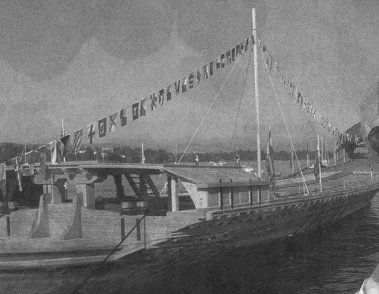
%> input picture matlab/filters/Galere.jpg, 379 x 294 px
$ octave test.m   (GNU Octave 9; MATLAB toolbox functions it lacks are replaced by stand-ins)
%> lines starting %> are read from the running program, lines starting %| are printed output that depends on the picture
### matlab/filters/doFiltering1D.m
function [ out ] = doFiltering1D( in, ms )

    in_size = size(in);
    ms_size = size(ms);
    out = zeros(in_size);

    if ms_size(1) == 1
        ms2 = floor(ms_size(2)/2);
        for i=1:in_size(1)
            for j=1+ms2:in_size(2)-ms2
                out(i,j) = in(i,j-ms2:j+ms2) * ms';
            end
        end
    else
        ms2 = floor(ms_size(1)/2);
        for i=1:in_size(2)
            for j=1+ms2:in_size(1)-ms2
                out(j,i) = in(j-ms2:j+ms2,i)' * ms;
            end
        end
    end
end

### matlab/filters/Prewitt.m
function [ out ] = Prewitt( in )

   kernel1 = [-1  0  1;
              -1  0  1;
              -1  0  1];
   kernel2 = [ 1  1  1;
               0  0  0;
              -1 -1 -1];
   [hk, vk] = get1DKernels(kernel1);
   Gx = doFiltering2D(in, hk, vk);
   [hk, vk] = get1DKernels(kernel2);
   Gy = doFiltering2D(in, hk, vk);
   out = sqrt(Gx.^2 + Gy.^2);
end

### matlab/filters/Sobel.m
function [ out ] = Sobel( in )

   kernel1 = [-1  0  1;
              -2  0  2;
              -1  0  1];
   kernel2 = [ 1  2  1;
               0  0  0;
              -1 -2 -1];
   [hk, vk] = get1DKernels(kernel1);
   Gx = doFiltering2D(in, hk, vk);
   [hk, vk] = get1DKernels(kernel2);
   Gy = doFiltering2D(in, hk, vk);
   out = sqrt(Gx.^2 + Gy.^2);
end

### matlab/filters/Gabor.m
function [ out ] = Gabor( in )
    ker = gabor_fn(2, 0.1, 0.5, 1, 5)
    out = conv2(in, ker);
end

### matlab/filters/gabor_fn.m
function gb=gabor_fn(sigma,lambda,theta,psi,gamma)
% - sigma is the variance of the Gaussian envelope
% - lambda represents the wavelength of the cosine factor
% - theta represents the orientation (in radians) of the normal to the parallel
% stripes of a Gabor function
% - psi is the phase offset
% - gamma is the spatial aspect ratio, and specifies the ellipticity of the support of the Gabor function.


if nargin<3 || isempty(theta)
  theta=0;
end
if nargin<4 || isempty(psi)
 psi = 0;
end
if nargin<5 || isempty(gamma)
 gamma = 1;
end


sigma_x = sigma;
sigma_y = sigma/gamma;

% Bounding box
nstds = 3;
xmax = max(abs(nstds*sigma_x*cos(theta)),abs(nstds*sigma_y*sin(theta)));
xmax = ceil(max(1,xmax));
ymax = max(abs(nstds*sigma_x*sin(theta)),abs(nstds*sigma_y*cos(theta)));
ymax = ceil(max(1,ymax));
xmin = -xmax; ymin = -ymax;
[x,y] = meshgrid(xmin:xmax,ymin:ymax);

% Rotation
x_theta=x*cos(theta)+y*sin(theta);
y_theta=-x*sin(theta)+y*cos(theta);

gb=exp(-.5*(x_theta.^2/sigma_x^2+y_theta.^2/sigma_y^2)).*cos(2*pi/lambda*x_theta+psi);

### matlab/filters/doFiltering2D.m
function [ out ] = doFiltering2D(in, ms_h, ms_v)

    out = doFiltering1D(in, ms_h);
    out = doFiltering1D(out, ms_v);
end

### matlab/filters/get1DKernels.m
function [ h_ker, v_ker ] = get1DKernels( in_ker )
    [L,U] = lu(in_ker);
    h_ker = U(1,:);
    v_ker = L(:,1);
end

### matlab/filters/test.m
I = imread('Galere.jpg');
%> I is the input picture: size 294x379 uint8; min 33, max 238, mean 115.8
Id1 = double(I);
out = Prewitt(Id1);
figure;
imshow(uint8(out));
title('Prewitt');

I = imread('brain.jpg');
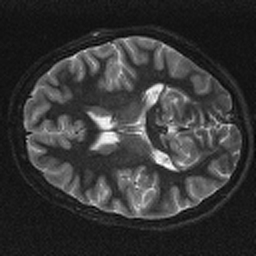
%> input picture matlab/filters/brain.jpg, 256 x 256 px
%> I is the input picture: size 256x256 uint8; min 0, max 255, mean 54.5
Id2 = double(I);
out = Prewitt(Id2);
%> call 8 of doFiltering1D, with ms = [1; 0; -1]
%> after the loop in doFiltering1D (call 8), `for i=1:in_size(2)`:
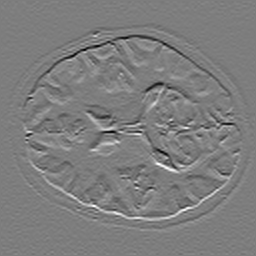
%> out: size 256x256 double; min -415, max 427, mean 0; drawn with min black and max white
figure;
imshow(uint8(out));
title('Prewitt');

out = Sobel(Id1);
figure;
imshow(uint8(out));
title('Sobel');

out = Sobel(Id2);
figure;
imshow(uint8(out));
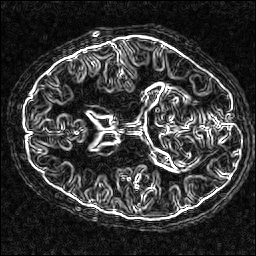
%> displayed picture: size 256x256, on the screen's scale of 0 to 255; min 0, max 255, mean 54.5; mean of the top-left, top-right, bottom-left and bottom-right quarters 50.4, 52.9, 50, 64.7
title('Sobel');

out = Gabor(Id1);
%> in Gabor, `out = conv2(in, ker);`:
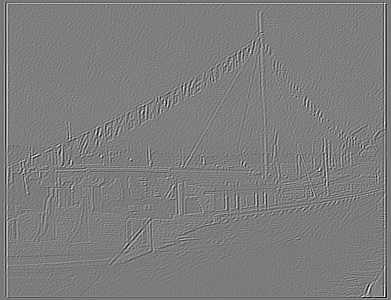
%> out: size 300x391 double; min -97, max 106.1, mean 3.1; drawn with min black and max white
figure;
imshow(uint8(out));
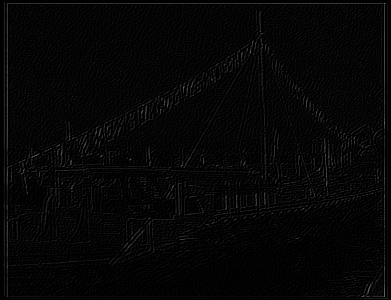
%> displayed picture: size 300x391, on the screen's scale of 0 to 255; min 0, max 106, mean 5.7
title('Gabor');

out = Gabor(Id2);
%> in Gabor (call 2), `out = conv2(in, ker);`:
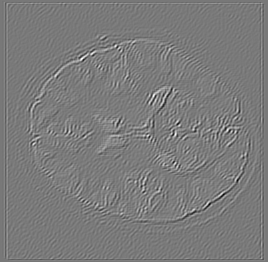
%> out: size 262x268 double; min -58.16, max 64.9, mean 1.5; drawn with min black and max white
figure;
imshow(uint8(out));
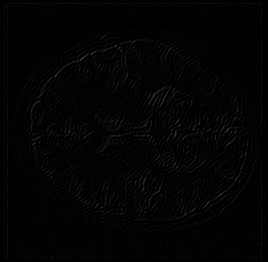
%> displayed picture: size 262x268, on the screen's scale of 0 to 255; min 0, max 65, mean 2.9
title('Gabor');
